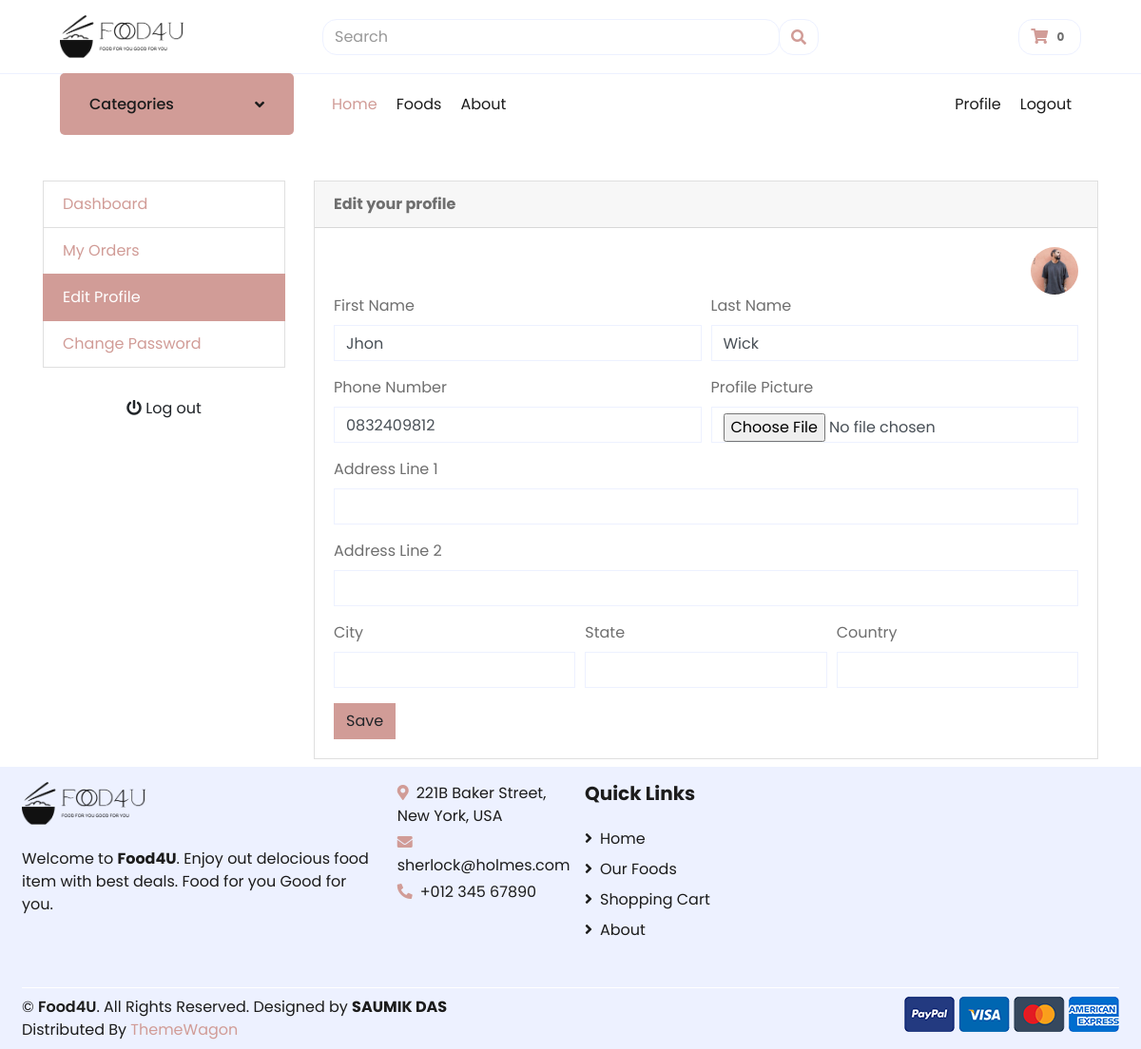
/accounts/edit_profile/ (signed in), run on the app's committed database.
### accounts/models.py (models this page shows, shortened)
class UserProfile(models.Model):
    user = models.OneToOneField(Account, on_delete=models.CASCADE)
    address_line_1 = models.CharField(blank=True, max_length=100)
    address_line_2 = models.CharField(blank=True, max_length=100)
    profile_picture = models.ImageField(blank=True, upload_to='photos/userprofile')
    city = models.CharField(blank=True, max_length=20)
    state = models.CharField(blank=True, max_length=20)
    country = models.CharField(blank=True, max_length=20)

class Account(AbstractBaseUser):
    first_name      = models.CharField(max_length=50)
    last_name       = models.CharField(max_length=50)
    username        = models.CharField(max_length=50, unique=True)
    email           = models.EmailField(max_length=100, unique=True)
    phone_number    = models.CharField(max_length=50)
    date_joined     = models.DateTimeField(auto_now_add=True)
    last_login      = models.DateTimeField(auto_now=True)
    is_admin        = models.BooleanField(default=False)
    is_staff        = models.BooleanField(default=False)
    is_active        = models.BooleanField(default=False)
    is_superadmin        = models.BooleanField(default=False)
    USERNAME_FIELD = 'email'
    REQUIRED_FIELDS = ['username', 'first_name', 'last_name']
    objects = MyAccountManager()

### accounts/views.py (the view)
# urls.py: path('edit_profile/', views.edit_profile, name='edit_profile'),
@login_required(login_url='login')
def edit_profile(request):
    userprofile = get_object_or_404(UserProfile, user=request.user)
    if request.method == 'POST':
        user_form = UserForm(request.POST, instance=request.user)
        profile_form = UserProfileForm(
            request.POST, request.FILES, instance=userprofile)
        if user_form.is_valid() and profile_form.is_valid():
            user_form.save()
            profile_form.save()
            messages.success(request, 'Your profile has been updated.')
            return redirect('edit_profile')
    else:
        user_form = UserForm(instance=request.user)
        profile_form = UserProfileForm(instance=userprofile)
    context = {
        'user_form': user_form,
        'profile_form': profile_form,
        'userprofile': userprofile,
    }
    return render(request, 'accounts/edit_profile.html', context)

### accounts/forms.py
class UserForm(forms.ModelForm):
    class Meta:
        model = Account
        fields = ('first_name', 'last_name', 'phone_number')
    def __init__(self, *args, **kwargs):
        super(UserForm, self).__init__(*args, **kwargs)
        for field in self.fields:
            self.fields[field].widget.attrs['class'] = 'form-control'

class UserProfileForm(forms.ModelForm):
    profile_picture = forms.ImageField(required=False, error_messages = {'invalid':("Image files only")}, widget=forms.FileInput)
    class Meta:
        model = UserProfile
        fields = ('address_line_1', 'address_line_2', 'city', 'state', 'country', 'profile_picture')
    def __init__(self, *args, **kwargs):
        super(UserProfileForm, self).__init__(*args, **kwargs)
        for field in self.fields:
            self.fields[field].widget.attrs['class'] = 'form-control'

### cart/context_processors.py (called while the page is built)
def counter(request):
    cart_count = 0
    if 'admin' in request.path:
        return {}
    else:
        try:
            cart = Cart.objects.filter(cart_id=_cart_id(request))
            if request.user.is_authenticated:
                cart_items = CartItem.objects.all().filter(user=request.user)
            else:
                cart_items = CartItem.objects.all().filter(cart=cart[:1])
            for cart_item in cart_items:
                cart_count += cart_item.quantity
        except Cart.DoesNotExist:
            cart_count = 0
    return dict(cart_count=cart_count)

### cart/views.py (called while the page is built)
def _cart_id(request):
    cart = request.session.session_key
    if not cart:
        cart = request.session.create()
    return cart

### category/context_processors.py (called while the page is built)
def menu_links(request):
    links = Category.objects.all()
    return dict(links=links)

### category/models.py (called while the page is built)
    def get_url(self):
        return reverse('products_by_category', args=[self.slug])

### accounts/templates/accounts/edit_profile.html (shortened to what this page needs)
{% extends 'base.html' %}
{% block content %}
<section class="section-conten padding-y bg">
<div class="container">
	<div class="row">
	{% include 'accounts/dashboard_sidebar.html' %}
	<main class="col-md-9">
		<article class="card">
		<header class="card-header">
			<strong class="d-inline-block mr-3">Edit your profile</strong>
		</header>
		<div class="card-body">
			<div class="text-right">
				{% if userprofile.profile_picture %}
							<img src="{{userprofile.profile_picture.url}}" alt="User Profile Picture" width="50" height="50" style="border-radius:50%;">
						{% endif %}
			</div>
			<div class="row">
			<div class="col-md-12">
				<form action="{% url 'edit_profile' %}" method="POST" enctype="multipart/form-data">
					<div class="form-row">
						<div class="form-group col-md-6">
							<label>First Name</label>
							{{user_form.first_name}}
						</div>
						<div class="form-group col-md-6">
							<label>Last Name</label>
							{{user_form.last_name}}
						</div>
					</div>
					<div class="form-row">
						<div class="form-group col-md-6">
							<label>Phone Number</label>
							{{user_form.phone_number}}
						</div>
						<div class="form-group col-md-6">
							<label>Profile Picture</label>
							{{profile_form.profile_picture}}
						</div>
					</div>
					<div class="form-group">
						<label>Address Line 1</label>
						{{profile_form.address_line_1}}
					</div>
					<div class="form-group">
						<label>Address Line 2</label>
						{{profile_form.address_line_2}}
					</div>
					<div class="form-row">
						<div class="form-group col-md-4">
							<label>City</label>
							{{profile_form.city}}
						</div>
						<div class="form-group col-md-4">
							<label>State</label>
							{{profile_form.state}}
						</div>
						<div class="form-group col-md-4">
							<label>Country</label>
							{{profile_form.country}}
						</div>
					</div>
					<input type="submit" value="Save" class="btn btn-primary">
				</form>
			</div>
			</div>
		</div>
		</article>
	</main>
</div>
</div>
</section>
{% endblock %}

### data on the page
UserProfile: profile_picture (picture)
Account: first_name "Jhon", last_name "Wick", phone_number "0832409812"

### other printed values
{{ cart_count }} "0"
